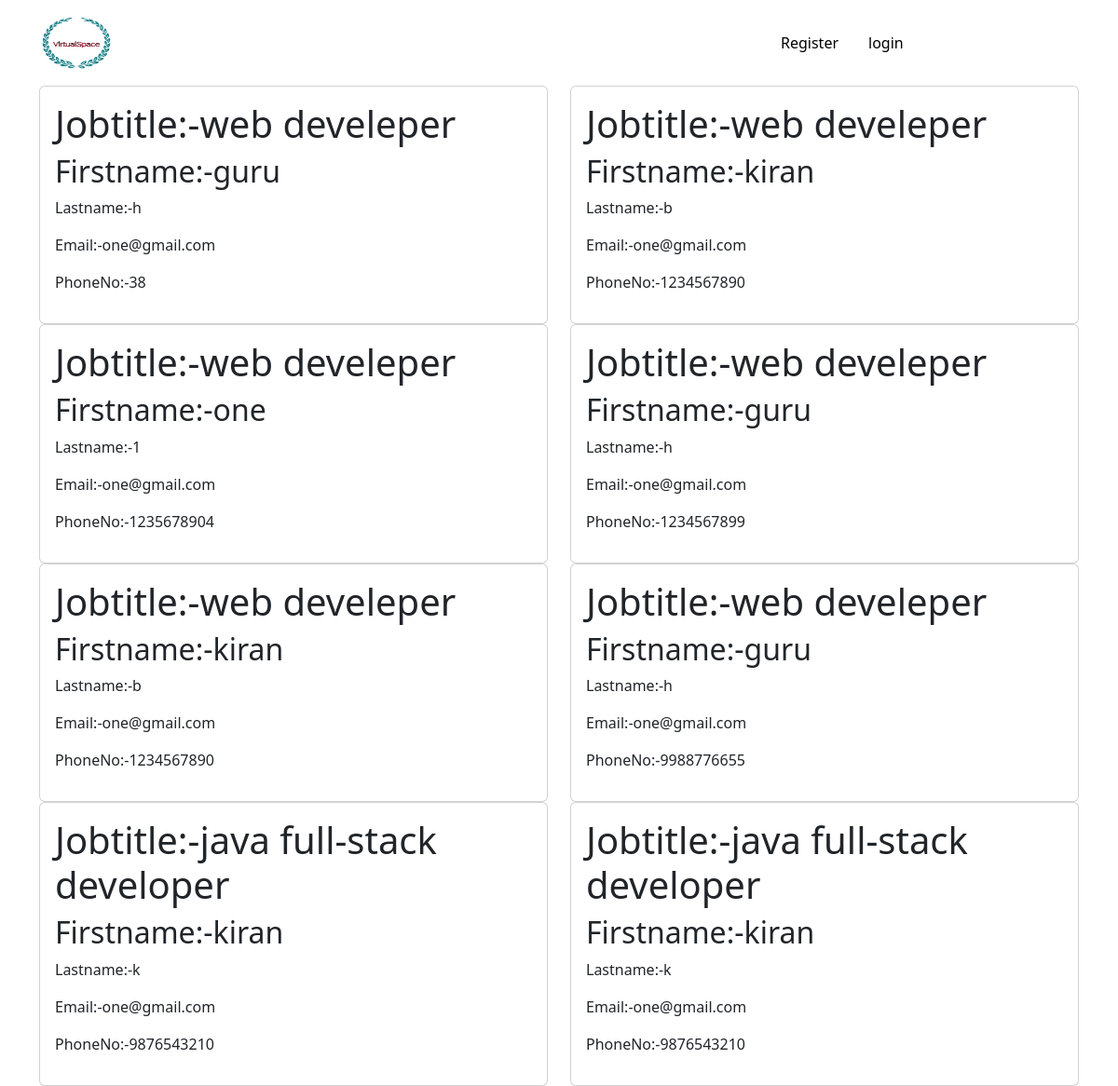
The app's page /job/appjobs/ with its own data.
### jobpost/models.py (models this page shows, shortened)
class submit(models.Model):
    jobtitle = models.ForeignKey(job_posts,related_name="job_posts",on_delete=models.CASCADE)
    Firstname=models.CharField(max_length=200)
    Lastname=models.CharField(max_length=200)
    emailid=models.EmailField()
    phone=models.IntegerField()

class job_posts(models.Model):
    title=models.CharField(max_length=200)
    description=models.TextField()
    company=models.CharField(max_length=200)
    poated_on=models.DateTimeField(auto_now_add=True)
    location=models.CharField(max_length=200)
    salary=models.IntegerField()
    type=models.CharField(max_length=200)
    experience=models.IntegerField()
    roles_and_responsibilities=models.TextField()
    def __str__(self):
        return self.title

### jobpost/views.py (the view)
# urls.py: path('appjobs/',views.appjobs,name="appjobs"),
def appjobs(request):
    kiran=submit.objects.all()
    return render(request,"sub/appliedjobs.html",{"kiran":kiran})

### templates/sub/appliedjobs.html
{% extends 'base.html' %}
{% block content %}
<div class="container">
    <div class="jumbotron">
        <div class="row">
            {% for i in kiran %}
                <div class="col-md-6">
                    <div class="card card-body">
                        <h1>Jobtitle:-{{ i.jobtitle }}</h1>
                        <h2>Firstname:-{{ i.Firstname }}</h2>
                        <p>Lastname:-{{ i.Lastname }}</p>
                        <p>Email:-{{ i.emailid }}</p>
                        <p>PhoneNo:-{{ i.phone }}</p>
                    </div>
                </div>
            {% endfor %}
        </div>
    </div>
</div>
{% endblock %}

### templates/base.html (shortened to what this page needs)
<!DOCTYPE html>
{% load static %}
<html lang="en">
<head>
    <link rel="stylesheet" href="https://cdnjs.cloudflare.com/ajax/libs/font-awesome/4.7.0/css/font-awesome.min.css">
    <link href="https://cdn.jsdelivr.net/npm/bootstrap@5.3.2/dist/css/bootstrap.min.css" rel="stylesheet">
<link href='https://unpkg.com/boxicons@2.1.4/css/boxicons.min.css' rel='stylesheet'>
</head>
<body>
    <nav class="navbar navbar-white bg-white">
        <div class="container">
            <ul class="nav navbar">
                {% if user.is_authenticated %}
                    <a href="{% url 'home' %}"><img src="{% static 'images/Logo.png' %}" alt=""height="60px" width="80px"></a>
                    <li class="nav-item"><a class="nav-link" href="{% url 'jobpost' %}" style="margin-left: px;color: black;">Jobpost</a></li>
                    <li class="nav-item"><a class="nav-link" href="{% url 'blog' %}" style="margin-left: px;color: black;">Blog</a></li>
                    <li class="nav-item"><a class="nav-link" href="{% url 'bookmark' %}" style="margin-left: px;color: black;">Bookmarks</a></li>
                    <li class="nav-item"><a class="nav-link" href="{% url 'likes' %}" style="margin-left: px;color: black;">likes</a></li>
                    <li class="nav-item"><a class="nav-link" href="{% url 'user_logout' %}" style="margin-left: px;color: black;">logout</a></li>
                    {% if user.is_authenticated %}
                      <a href="{% url 'dashboard' %}"> <h1 style="margin-left:550px ;font-size:small;"> Welcome {{ user.username }}</h1></a>
                        <i class='bx bx-user-circle'style="margin-left:50px" ></i>
                    {% endif %}
                {% else %}
                    <a href=""><img src="{% static 'images/Logo.png' %}" alt="" height="60px" width="80px"></a>
                    <li class="nav-item"><a class="nav-link" href="{% url 'register' %}" style="margin-left: 700px;color: black;">Register</a></li>
                    <li class="nav-item"><a class="nav-link" href="{% url 'login' %}"style="color: black;">login</a></li>
                {% endif %}
            </ul>
        </div>
    </nav>
    {% block content %}
    {% endblock %}
</body>
</html>

### records on screen
submit: jobtitle "web develeper", Firstname "guru", Lastname "h", emailid "one@gmail.com", phone "38"
submit: jobtitle "web develeper", Firstname "kiran", Lastname "b", emailid "one@gmail.com", phone "1234567890"
submit: jobtitle "web develeper", Firstname "one", Lastname "1", emailid "one@gmail.com", phone "1235678904"
submit: jobtitle "web develeper", Firstname "guru", Lastname "h", emailid "one@gmail.com", phone "1234567899"
submit: jobtitle "web develeper", Firstname "kiran", Lastname "b", emailid "one@gmail.com", phone "1234567890"
submit: jobtitle "web develeper", Firstname "guru", Lastname "h", emailid "one@gmail.com", phone "9988776655"
submit: jobtitle "java full-stack developer", Firstname "kiran", Lastname "k", emailid "one@gmail.com", phone "9876543210"
submit: jobtitle "java full-stack developer", Firstname "kiran", Lastname "k", emailid "one@gmail.com", phone "9876543210"
